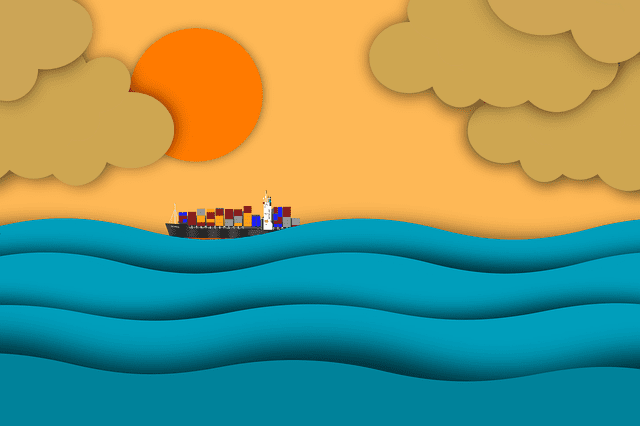
#> input picture 5.Image_Translation_Rotation/sea.png, 640 x 426 px
$ python Image_Rotation.py
#> lines starting #> are read from the running program, lines starting #| are printed output that depends on the picture
import cv2

# Reading the image
image = cv2.imread('sea.png')
#> image is the input picture: shape (426, 640, 3); mean B, G, R 113.5, 150.1, 120.6

# dividing height and width by 2 to get the center of the image
height = image.shape[0]
#> height = 426
width = image.shape[1]
#> width = 640
# get the center coordinates of the image to create the 2D rotation matrix
center = (width/2, height/2)
#> center = (320, 213)

# using cv2.getRotationMatrix2D() to get the rotation matrix
rotate_matrix = cv2.getRotationMatrix2D(center, 180, 2) # cv2.getRotationMatrix2D(center, angle, scale)

# rotate the image using cv2.warpAffine
rotated_image = cv2.warpAffine(image, rotate_matrix, (width, height)) # cv2.warpAffine(src, M, dsize)
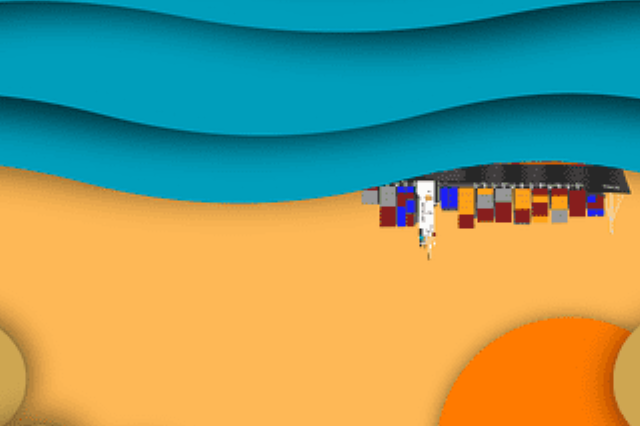
#> rotated_image: shape (426, 640, 3); mean B, G, R 113.5, 154.1, 135.4

cv2.imshow('Original image', image)
cv2.imshow('Rotated image', rotated_image)
# wait indefinitely, press any key on keyboard to exit
cv2.waitKey(0)
# save the rotated image to disk
cv2.imwrite('rotated_image.jpg', rotated_image)

# Rotation is a three-step operation:
# First, you need to get the center of rotation. This typically is the center of the image you are trying to rotate.
# Next, create the 2D-rotation matrix. OpenCV provides the getRotationMatrix2D().
# Finally, apply the affine transformation to the image, using the rotation matrix. The warpAffine() function in OpenCV does the job.
